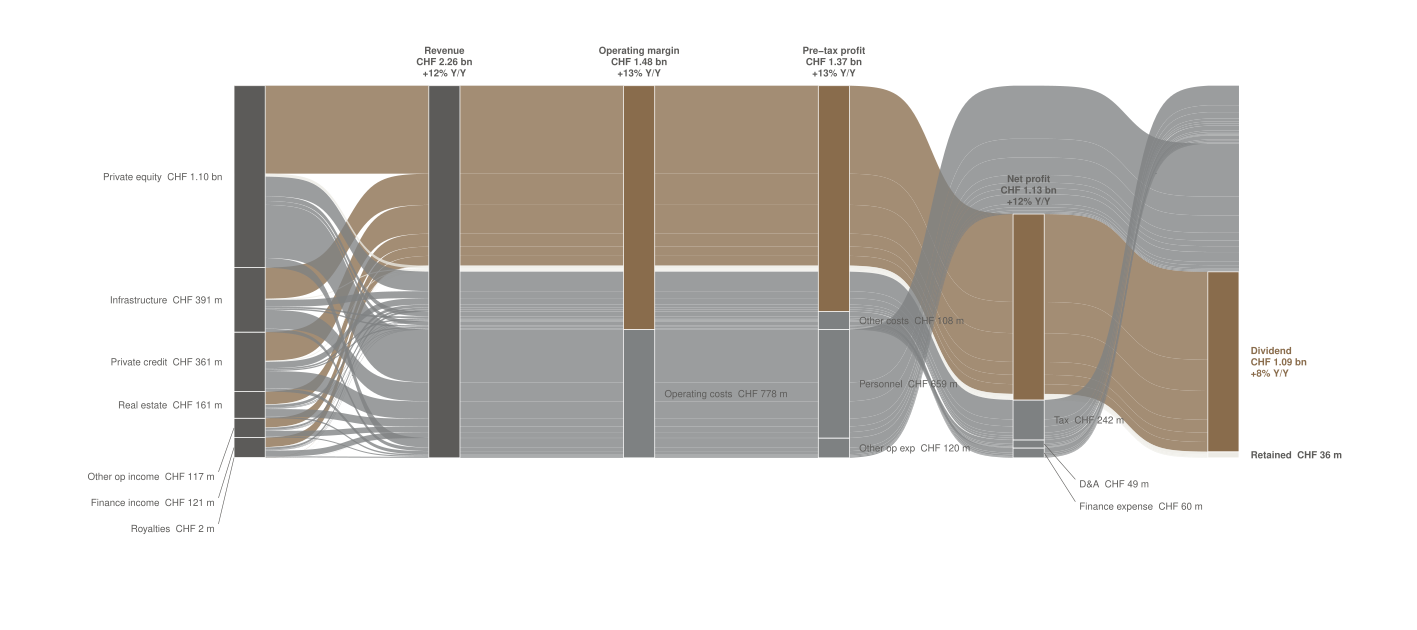

Write the R code that produced this figure.
# Task 8 v15 — Partners Group 2024 income statement Sankey, Apple-style,
# revenue broken down by INVESTMENT STRATEGY.
#
# v15 changes vs v14:
#   * Left-side source nodes switched from income-statement lines (Mgmt
#     fees, Performance fees, Other op income, Finance income) to
#     INVESTMENT STRATEGIES (Private equity, Private credit,
#     Infrastructure, Real estate, Royalties) plus "Other op income"
#     and "Finance income" as the two firm-level streams that aren't
#     strategy-tied.
#   * Per-strategy revenue is computed as: management-fees-pro-rated-
#     by-AuM-share + performance-fees-by-strategy. Performance fees by
#     asset class are published in the report (page 25); management
#     fees by asset class are NOT published, so the AuM-pro-rata is an
#     analyst-style approximation. Disclosed in the chart's source
#     caption.
#   * Numerical breakdown (CHF m, 2024):
#       Private equity     1103.4   (mgmt 768 + perf 335)
#       Infrastructure      391.3   (mgmt 271 + perf 120)
#       Private credit      360.9   (mgmt 312 + perf  49)
#       Real estate         161.5   (mgmt 154 + perf   7)
#       Royalties             2.0   (mgmt   2 + perf   0; new asset class
#                                    launched 2024, USD 0.2 bn AuM)
#       Other op income     117.3   (firm-level, not strategy-tied)
#       Finance income      120.9   (firm-level, not strategy-tied)
#       --------------------------
#       Total              2257.3
#   * Cascade from Revenue rightward is IDENTICAL to v14 — the user
#     explicitly asked to keep that structure. Same colours, same
#     stratum names, same NA-termination of cost peels.
#   * Y/Y growth rates removed from source-stratum labels (per-strategy
#     mgmt fees not published for 2023, so honest Y/Y can't be
#     computed). Y/Y stays on the inner subtotals (Revenue, Operating
#     margin, Pre-tax profit, Net profit) and Dividend.
#
# Data source: Partners Group Holding AG, Annual Report 2024.
#   - Income-statement lines: page 39 (Consolidated statement of profit
#     or loss).
#   - AuM by asset class:    page 16.
#   - Performance fees by asset class: page 25.
#   Local CSV: data/task_08_pg/pg_income_statement_2024.csv

setwd("/Users/alexanderweber/Documents/hsg/6_semester/data_visualization_with_ai")

suppressPackageStartupMessages({
  library(dplyr)
  library(tidyr)
  library(readr)
  library(ggplot2)
  library(ggalluvial)
})

source("design_system.R")
chart_family <- ""

# ---- Load + parse income statement ------------------------------------
is_raw <- read_csv("data/task_08_pg/pg_income_statement_2024.csv",
                   show_col_types = FALSE)

get <- function(name) {
  v <- is_raw %>% filter(line_item == name) %>% pull(chf_million)
  if (length(v) != 1) stop("Line item not found or duplicated: ", name)
  v
}

mgmt_fees    <- get("Management fees and other revenues")
perf_fees    <- get("Performance fees")
other_op_inc <- get("Other operating income")
finance_inc  <- get("Finance income")
personnel    <- abs(get("Personnel expenses"))
other_op_exp <- abs(get("Other operating expenses"))
da_amort     <- abs(get("Depreciation and amortization"))
finance_exp  <- abs(get("Finance expense"))
tax_exp      <- abs(get("Income tax expenses"))
profit       <- get("Profit for the period")
div_per_sh   <- get("Dividend per share (CHF)")
basic_eps    <- get("Basic earnings per share (CHF)")

# AuM by strategy (USD bn) and Performance fees by strategy (CHF m)
aum_pe        <- get("AuM Private equity (USD bn)")
aum_pc        <- get("AuM Private credit (USD bn)")
aum_infra     <- get("AuM Infrastructure (USD bn)")
aum_re        <- get("AuM Real estate (USD bn)")
aum_royalties <- get("AuM Royalties (USD bn)")
aum_total     <- get("AuM total (USD bn)")

perf_pe        <- get("Performance fees Private equity")
perf_pc        <- get("Performance fees Private credit")
perf_infra     <- get("Performance fees Infrastructure")
perf_re        <- get("Performance fees Real estate")
perf_royalties <- get("Performance fees Royalties")

# Per-strategy revenue = (management fees pro-rated by AuM share) +
# performance fees by strategy. Mgmt fees by strategy aren't published;
# this is the standard analyst approximation.
strategy_rev <- function(aum, perf) {
  mgmt_fees * (aum / aum_total) + perf
}

rev_pe        <- strategy_rev(aum_pe,        perf_pe)
rev_pc        <- strategy_rev(aum_pc,        perf_pc)
rev_infra     <- strategy_rev(aum_infra,     perf_infra)
rev_re        <- strategy_rev(aum_re,        perf_re)
rev_royalties <- strategy_rev(aum_royalties, perf_royalties)

weighted_basic_shares_m <- profit / basic_eps
dividend <- div_per_sh * weighted_basic_shares_m
retained <- profit - dividend

total_inflow      <- mgmt_fees + perf_fees + other_op_inc + finance_inc
operating_costs   <- personnel + other_op_exp
operating_margin  <- total_inflow - operating_costs
other_costs       <- da_amort + finance_exp
pretax_profit     <- operating_margin - other_costs

cat(sprintf("Sum of strategy revenues:   %.1f CHF m\n",
            rev_pe + rev_pc + rev_infra + rev_re + rev_royalties))
cat(sprintf("Mgmt fees + Perf fees:      %.1f CHF m\n",
            mgmt_fees + perf_fees))
cat(sprintf("Total inflow:               %.1f CHF m\n", total_inflow))

# ---- Build path table -------------------------------------------------
sources <- tribble(
  ~src,                ~chf,
  "Private equity",    rev_pe,
  "Infrastructure",    rev_infra,
  "Private credit",    rev_pc,
  "Real estate",       rev_re,
  "Other op income",   other_op_inc,
  "Finance income",    finance_inc,
  "Royalties",         rev_royalties
)

destinations <- tribble(
  ~dest,             ~chf,
  "Personnel",       personnel,
  "Other op exp",    other_op_exp,
  "D&A",             da_amort,
  "Finance expense", finance_exp,
  "Tax",             tax_exp,
  "Dividend",        dividend,
  "Retained",        retained
)

paths <- crossing(src = sources$src, dest = destinations$dest) %>%
  left_join(sources      %>% rename(src_chf  = chf), by = "src") %>%
  left_join(destinations %>% rename(dest_chf = chf), by = "dest") %>%
  mutate(flow = src_chf * dest_chf / total_inflow)

# ---- Axis stratum assignment (identical to v14) ----------------------
ax3_for <- function(d) {
  if (d %in% c("Personnel", "Other op exp")) "Operating costs"
  else "Operating margin"
}
ax4_for <- function(d) {
  if (d == "Personnel")        "Personnel"
  else if (d == "Other op exp") "Other op exp"
  else if (d %in% c("D&A", "Finance expense")) "Other costs"
  else                          "Pre-tax profit"
}
ax5_for <- function(d) {
  if (d %in% c("Personnel", "Other op exp")) NA_character_
  else if (d %in% c("D&A", "Finance expense", "Tax")) d
  else                          "Net profit"
}
ax6_for <- function(d) {
  if (d %in% c("Dividend", "Retained")) d
  else NA_character_
}

paths <- paths %>%
  rowwise() %>%
  mutate(
    ax1 = src,
    ax2 = "Revenue",
    ax3 = ax3_for(dest),
    ax4 = ax4_for(dest),
    ax5 = ax5_for(dest),
    ax6 = ax6_for(dest)
  ) %>%
  ungroup()

src_levels <- sources$src
ax2_levels <- "Revenue"
ax3_levels <- c("Operating margin", "Operating costs")
ax4_levels <- c("Pre-tax profit", "Other costs", "Personnel", "Other op exp")
ax5_levels <- c("Net profit", "Tax", "D&A", "Finance expense")
ax6_levels <- c("Dividend", "Retained")

paths <- paths %>%
  mutate(
    ax1 = factor(ax1, levels = src_levels),
    ax2 = factor(ax2, levels = ax2_levels),
    ax3 = factor(ax3, levels = ax3_levels),
    ax4 = factor(ax4, levels = ax4_levels),
    ax5 = factor(ax5, levels = ax5_levels),
    ax6 = factor(ax6, levels = ax6_levels),
    dest = factor(dest,
                  levels = c("Dividend", "Retained",
                             "Tax", "Finance expense", "D&A",
                             "Personnel", "Other op exp"))
  )

# ---- Colours ---------------------------------------------------------
all_fills <- c(
  # All 7 source streams: alloy (warm charcoal — neutral inflow)
  "Private equity"   = pg_palette$alloy,
  "Infrastructure"   = pg_palette$alloy,
  "Private credit"   = pg_palette$alloy,
  "Real estate"      = pg_palette$alloy,
  "Other op income"  = pg_palette$alloy,
  "Finance income"   = pg_palette$alloy,
  "Royalties"        = pg_palette$alloy,
  "Revenue"          = pg_palette$alloy,
  # Profit cascade: copper
  "Operating margin" = pg_palette$copper,
  "Pre-tax profit"   = pg_palette$copper,
  "Net profit"       = pg_palette$copper,
  "Dividend"         = pg_palette$copper,
  # Cost peels: dark_stone
  "Operating costs"  = pg_palette$dark_stone,
  "Personnel"        = pg_palette$dark_stone,
  "Other op exp"     = pg_palette$dark_stone,
  "Other costs"      = pg_palette$dark_stone,
  "D&A"              = pg_palette$dark_stone,
  "Finance expense"  = pg_palette$dark_stone,
  "Tax"              = pg_palette$dark_stone,
  # Retained: light cream sliver
  "Retained"         = pg_palette$light_quartz
)

fmt_chf <- function(x) {
  ifelse(x >= 1000, sprintf("CHF %.2f bn", x / 1000),
                    sprintf("CHF %.0f m",  x))
}

# Y/Y growth rates — only computed for items where 2023 comparable
# values are published (income-statement lines + dividend per share).
yoy <- c(
  "Revenue"          = (total_inflow / (1487.2 + 369.4 + 87.9 + 72.4)) - 1,
  "Operating margin" = (operating_margin /
                          (1487.2 + 369.4 + 87.9 + 72.4 - 603.3 - 107.5)) - 1,
  "Pre-tax profit"   = (pretax_profit / 1208.6) - 1,
  "Net profit"       = (profit / 1003.4) - 1,
  "Dividend"         = (div_per_sh / 39.0) - 1
)
fmt_yoy <- function(name) {
  if (!name %in% names(yoy)) return("")
  sprintf("%+.0f%% Y/Y", 100 * yoy[[name]])
}

stratum_w <- 0.16

# ---- Base plot -------------------------------------------------------
p_base <- ggplot(paths,
                 aes(axis1 = ax1, axis2 = ax2, axis3 = ax3,
                     axis4 = ax4, axis5 = ax5, axis6 = ax6,
                     y = flow)) +
  geom_alluvium(aes(fill = dest),
                width = stratum_w, alpha = 0.78,
                knot.pos = 0.4, curve_type = "sigmoid",
                aes.bind = "alluvia") +
  geom_stratum(width = stratum_w,
               aes(fill = after_stat(stratum)),
               color = "white", linewidth = 0.25) +
  scale_fill_manual(values = all_fills, guide = "none") +
  scale_x_continuous(limits = c(0.5, 6.5), expand = c(0, 0)) +
  scale_y_continuous(expand = expansion(mult = c(0.20, 0.14))) +
  coord_cartesian(clip = "off") +
  labs(x = NULL, y = NULL) +
  theme_void(base_family = chart_family) +
  theme(plot.margin = margin(t = 10, r = 70, b = 8, l = 110))

gb <- ggplot_build(p_base)
strat_layer_idx <- which(sapply(gb$plot$layers,
                                function(l) inherits(l$stat,
                                                     "StatStratum")))[1]
strat_data <- gb$data[[strat_layer_idx]] %>%
  mutate(y_mid = (ymin + ymax) / 2)

top_y    <- max(strat_data$ymax)
gap_top  <- top_y * 0.025
gap_bot  <- top_y * 0.05

# Inner subtotals (Revenue, Operating margin, Pre-tax profit, Net profit)
inner_subtotals <- strat_data %>%
  filter((x == 2 & stratum == "Revenue") |
         (x == 3 & stratum == "Operating margin") |
         (x == 4 & stratum == "Pre-tax profit") |
         (x == 5 & stratum == "Net profit")) %>%
  mutate(
    x_lbl = x,
    y_lbl = pmin(ymax + gap_top, top_y * 1.08),
    label = sprintf("%s\n%s\n%s",
                    stratum, fmt_chf(count),
                    sapply(as.character(stratum), fmt_yoy)),
    color = pg_palette$alloy,
    face  = "bold"
  )

# Compact 1-line label for sources / cost peels / Retained.
fmt_compact <- function(name, count) {
  sprintf("%s  %s", name, fmt_chf(count))
}

# Inline sources: PE, Infrastructure, Private credit (the three
# largest at ~16-49% of inflow each). Real estate (7%) is borderline
# but still gets an inline label since its bar is tall enough.
inline_sources <- c("Private equity", "Infrastructure",
                    "Private credit", "Real estate")

ax1_inline <- strat_data %>%
  filter(x == 1, as.character(stratum) %in% inline_sources) %>%
  mutate(
    x_lbl = 1 - stratum_w / 2 - 0.06,
    y_lbl = y_mid,
    label = fmt_compact(as.character(stratum), count),
    color = pg_palette$alloy,
    face  = "plain"
  )

# Leader-line labels for the three smallest source streams (Other op
# income 5%, Finance income 5%, Royalties 0.1%).
leader_sources <- c("Other op income", "Finance income", "Royalties")

ax1_leader <- strat_data %>%
  filter(x == 1, as.character(stratum) %in% leader_sources) %>%
  mutate(
    x_anchor = 1 - stratum_w / 2,
    y_anchor = y_mid,
    x_lbl    = 1 - stratum_w / 2 - 0.10,
    y_lbl    = case_when(
      as.character(stratum) == "Other op income" ~ -gap_bot * 1.0,
      as.character(stratum) == "Finance income"  ~ -gap_bot * 2.4,
      as.character(stratum) == "Royalties"       ~ -gap_bot * 3.8,
      TRUE                                       ~ 0
    ),
    label = fmt_compact(as.character(stratum), count),
    color = pg_palette$alloy,
    face  = "plain"
  )

# Cost peels at axes 3, 4 (inline). Tax at axis 5 (inline, biggest peel).
cost_peels_inline <- strat_data %>%
  filter((x == 3 & stratum == "Operating costs") |
         (x == 4 & stratum %in% c("Other costs", "Personnel",
                                   "Other op exp")) |
         (x == 5 & stratum == "Tax")) %>%
  mutate(
    x_lbl = x + stratum_w / 2 + 0.05,
    y_lbl = y_mid,
    label = fmt_compact(as.character(stratum), count),
    color = pg_palette$alloy,
    face  = "plain"
  )

# Smallest cost peels at axis 5 (D&A, Finance expense): leader lines.
peel_leader <- strat_data %>%
  filter(x == 5, as.character(stratum) %in% c("D&A", "Finance expense")) %>%
  mutate(
    x_anchor = 5 + stratum_w / 2,
    y_anchor = y_mid,
    x_lbl    = 5 + stratum_w / 2 + 0.18,
    y_lbl    = case_when(
      as.character(stratum) == "D&A"             ~ -gap_bot * 1.4,
      as.character(stratum) == "Finance expense" ~ -gap_bot * 2.6,
      TRUE                                       ~ 0
    ),
    label = fmt_compact(as.character(stratum), count),
    color = pg_palette$alloy,
    face  = "plain"
  )

# Final allocation labels at axis 6.
ax6_dividend <- strat_data %>%
  filter(x == 6, stratum == "Dividend") %>%
  mutate(
    x_lbl = 6 + stratum_w / 2 + 0.06,
    y_lbl = y_mid,
    label = sprintf("%s\n%s\n%s",
                    stratum, fmt_chf(count),
                    sapply(as.character(stratum), fmt_yoy)),
    color = pg_palette$copper,
    face  = "bold"
  )

ax6_retained <- strat_data %>%
  filter(x == 6, stratum == "Retained") %>%
  mutate(
    x_lbl = 6 + stratum_w / 2 + 0.06,
    y_lbl = y_mid,
    label = fmt_compact(as.character(stratum), count),
    color = pg_palette$alloy,
    face  = "bold"
  )

# ---- Final plot ------------------------------------------------------
add_text <- function(plt, df, hjust, vjust = 0.5, size = 2.5) {
  if (nrow(df) == 0) return(plt)
  plt +
    geom_text(data = df,
              aes(x = x_lbl, y = y_lbl, label = label,
                  color = color, fontface = face),
              family = chart_family, size = size,
              hjust = hjust, vjust = vjust,
              lineheight = 0.95, inherit.aes = FALSE)
}

p <- p_base + scale_color_identity()

# Leader segments (drawn before labels so labels paint over leaders).
if (nrow(ax1_leader) > 0) {
  p <- p +
    geom_segment(data = ax1_leader,
                 aes(x = x_anchor, xend = x_lbl + 0.02,
                     y = y_anchor, yend = y_lbl + top_y * 0.012),
                 color = pg_palette$alloy, linewidth = 0.2,
                 inherit.aes = FALSE)
}
if (nrow(peel_leader) > 0) {
  p <- p +
    geom_segment(data = peel_leader,
                 aes(x = x_anchor, xend = x_lbl - 0.02,
                     y = y_anchor, yend = y_lbl + top_y * 0.012),
                 color = pg_palette$alloy, linewidth = 0.2,
                 inherit.aes = FALSE)
}

p <- add_text(p, ax1_inline,        hjust = 1)
p <- add_text(p, ax1_leader,        hjust = 1)
p <- add_text(p, inner_subtotals,   hjust = 0.5, vjust = 0)
p <- add_text(p, cost_peels_inline, hjust = 0)
p <- add_text(p, peel_leader,       hjust = 0)
p <- add_text(p, ax6_dividend,      hjust = 0)
p <- add_text(p, ax6_retained,      hjust = 0)

out_pdf <- "iterations/task_08/v15/pg_income_sankey_v15.pdf"
ggsave(out_pdf, p, width = 36, height = 16, units = "cm",
       device = "pdf")
cat("\nSaved:", out_pdf, "\n")
